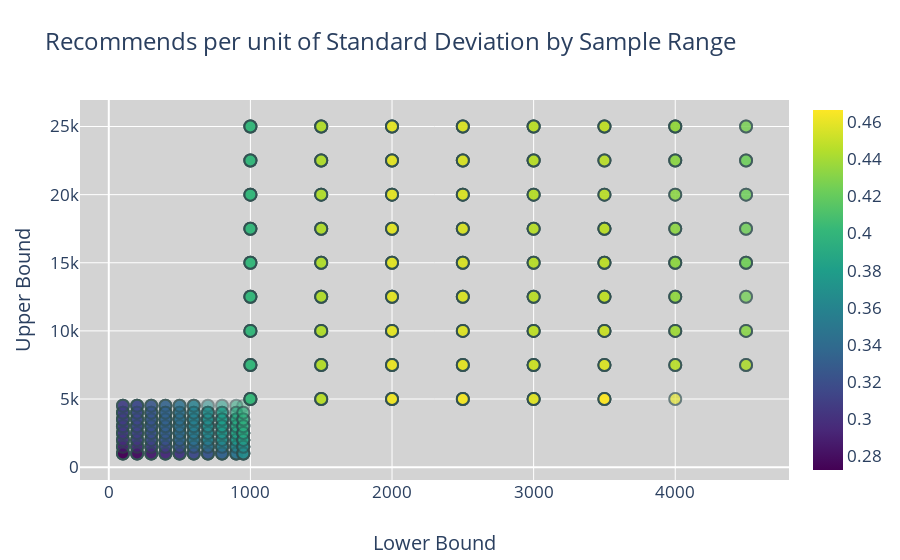

This figure's notebook cell:
### Code cell
item2 = go.Scatter(x = bound_df['Lower Bound'], y = bound_df['Upper Bound'],
                   mode='markers', marker_size=12, text=bound_df['Recommends/STD'],
                   marker=dict(color = bound_df['Recommends/STD'], colorscale='Viridis', opacity=0.3, showscale=True, 
                   line=dict(width=2, color='DarkSlateGrey')))
    
layout = go.Layout(title='Recommends per unit of Standard Deviation by Sample Range', yaxis=dict(title='Upper Bound'),
                xaxis=go.layout.XAxis(title='Lower Bound'), font=dict(size=17), 
                paper_bgcolor='white', plot_bgcolor='lightgrey')

item3 = go.Figure(data=item2, layout=layout)
iplot(item3)

### Figure 1 — Plotly figure (JSON) as saved in the notebook; plotly's stock layout.template omitted (floating-point values rounded to 4 significant figures; data arrays with more than 128 entries replaced by an {"elided": "..."} marker saying what was removed)
{"data": [{"marker": {"color": {"elided": "1280 float values"}, "colorscale": [[0, "#440154"], [0.1111, "#482878"], [0.2222, "#3e4989"], [0.3333, "#31688e"], [0.4444, "#26828e"], [0.5556, "#1f9e89"], [0.6667, "#35b779"], [0.7778, "#6ece58"], [0.8889, "#b5de2b"], [1, "#fde725"]], "line": {"color": "DarkSlateGrey", "width": 2}, "opacity": 0.3, "showscale": true, "size": 12}, "mode": "markers", "text": {"elided": "1280 float values"}, "type": "scatter", "x": {"elided": "1280 int values"}, "y": {"elided": "1280 int values"}}], "layout": {"font": {"size": 17}, "paper_bgcolor": "white", "plot_bgcolor": "lightgrey", "title": {"text": "Recommends per unit of Standard Deviation by Sample Range"}, "xaxis": {"title": {"text": "Lower Bound"}}, "yaxis": {"title": {"text": "Upper Bound"}}}}
